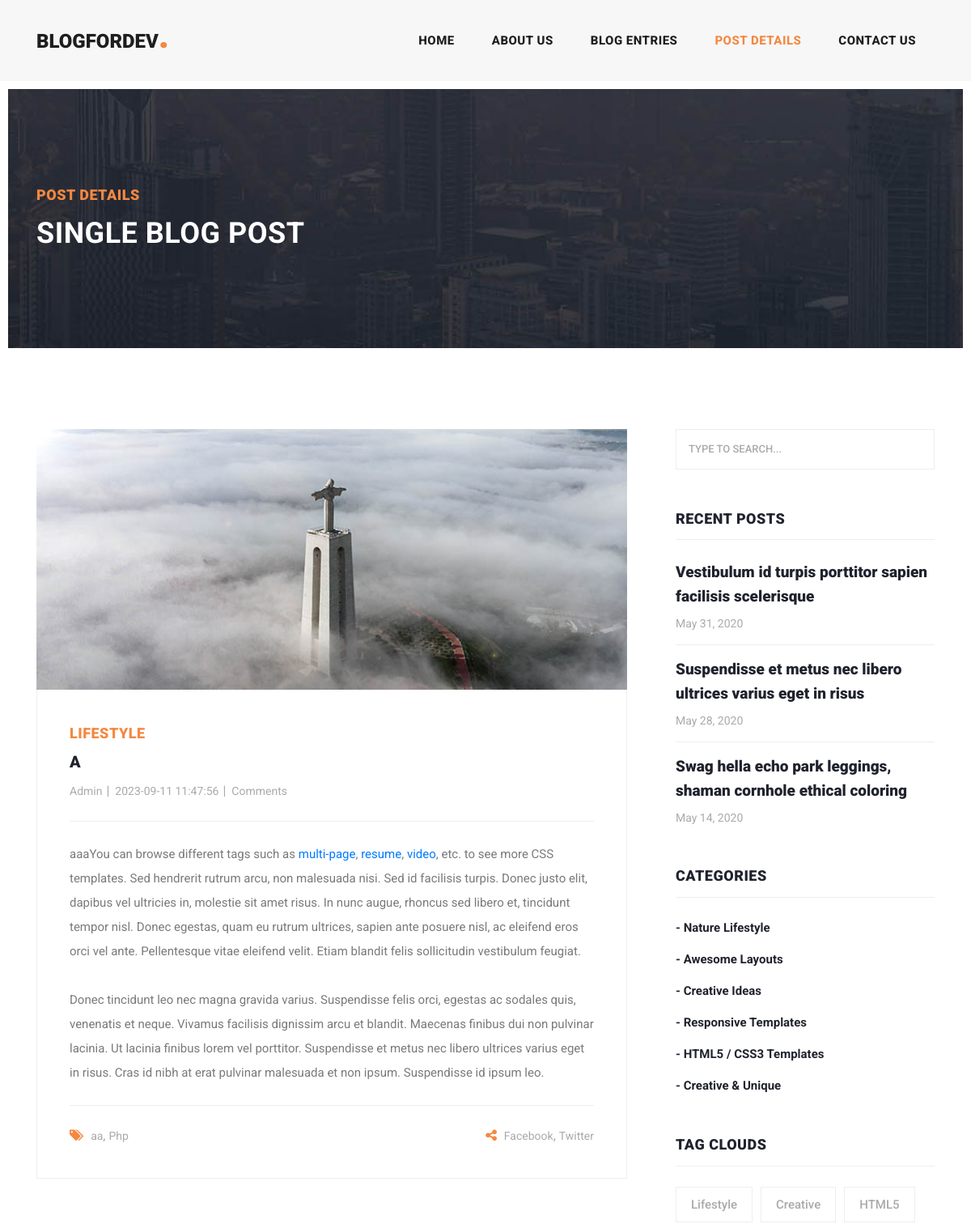
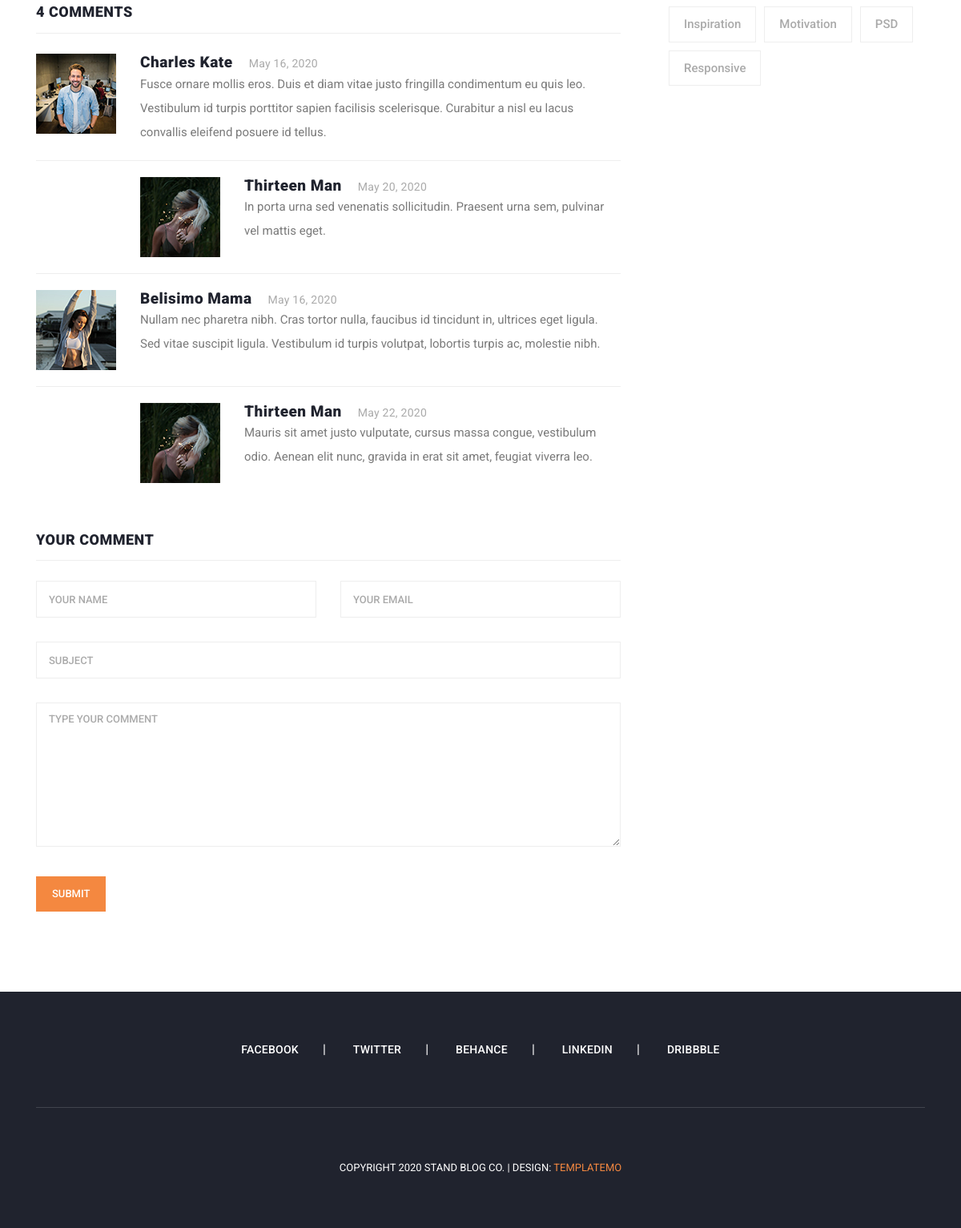
/post_view.php?id=1, run on the app's committed database (2 pictures, top to bottom).
### tables this page shows
CREATE TABLE `posts` (
  `post_id` int(11) NOT NULL,
  `post_title` varchar(255) NOT NULL,
  `post_content` text DEFAULT NULL,
  `post_img` varchar(255) DEFAULT NULL,
  `post_ctg` int(11) DEFAULT NULL,
  `post_author` varchar(255) DEFAULT NULL,
  `post_date` datetime DEFAULT NULL,
  `post_comment_count` int(11) DEFAULT NULL,
  `post_summery` text DEFAULT NULL,
  `post_tag` varchar(255) DEFAULT NULL,
  `post_status` int(11) DEFAULT NULL
);

### post_view.php (the view, shortened to what the rows shown need)
<?php
include("admin/Class/function.php");
$obj = new adminBlog();
if (isset($_GET)) {
    if (isset($_GET['id'])) {
        $id = $_GET["id"];
        $data = $obj->post_view($id);
        $posts = mysqli_fetch_assoc($data);
    }
}
?>
<!DOCTYPE html>
<html lang="en">
<head>
    <link href="vendor/bootstrap/css/bootstrap.min.css" rel="stylesheet">
    <link rel="stylesheet" href="assets/css/fontawesome.css">
    <link rel="stylesheet" href="assets/css/templatemo-stand-blog.css">
    <link rel="stylesheet" href="assets/css/owl.css">
</head>
<body>
    <header class="">
        <nav class="navbar navbar-expand-lg">
            <div class="container">
                <a class="navbar-brand" href="index.html">
                    <h2>BlogforDEV<em>.</em></h2>
                </a>
            </div>
        </nav>
    </header>
    <div class="heading-page header-text">
        <section class="page-heading">
            <div class="container">
                <div class="row">
                    <div class="col-lg-12">
                        <div class="text-content">
                            <h2>Single blog post</h2>
                        </div>
                    </div>
                </div>
            </div>
        </section>
    </div>
    <section class="blog-posts grid-system">
        <div class="container">
            <div class="row">
                <div class="col-lg-8">
                    <div class="all-blog-posts">
                        <div class="row">
                            <div class="col-lg-12">
                                <div class="blog-post">
                                    <div class="down-content">
                                        <span>Lifestyle</span>
                                        <a href="post-details.html">
                                            <h4><?= $posts['post_title']  ?></h4>
                                        </a>
                                        <ul class="post-info">
                                            <li><a href="#">Admin</a></li>
                                            <li><a href="#"><?= $posts['post_date']  ?></a></li>
                                            <li><a href="#"><?= $posts['post_comment_count']  ?> Comments</a></li>
                                        </ul>
                                        <p><?= $posts['post_content']  ?>You can browse different tags such as <a rel="nofollow" href="https://templatemo.com/tag/multi-page" target="_parent">multi-page</a>, <a rel="nofollow" href="https://templatemo.com/tag/resume" target="_parent">resume</a>, <a rel="nofollow" href="https://templatemo.com/tag/video" target="_parent">video</a>, etc. to see more CSS templates. Sed hendrerit rutrum arcu, non malesuada nisi. Sed id facilisis turpis. Donec justo elit, dapibus vel ultricies in, molestie sit amet risus. In nunc augue, rhoncus sed libero et, tincidunt tempor nisl. Donec egestas, quam eu rutrum ultrices, sapien ante posuere nisl, ac eleifend eros orci vel ante. Pellentesque vitae eleifend velit. Etiam blandit felis sollicitudin vestibulum feugiat.
                                            <br><br>Donec tincidunt leo nec magna gravida varius. Suspendisse felis orci, egestas ac sodales quis, venenatis et neque. Vivamus facilisis dignissim arcu et blandit. Maecenas finibus dui non pulvinar lacinia. Ut lacinia finibus lorem vel porttitor. Suspendisse et metus nec libero ultrices varius eget in risus. Cras id nibh at erat pulvinar malesuada et non ipsum. Suspendisse id ipsum leo.
                                        </p>
                                        <div class="post-options">
                                            <div class="row">
                                                <div class="col-6">
                                                    <ul class="post-tags">
                                                        <li><a href="#"><?= $posts['post_tag']  ?></a>,</li>
                                                    </ul>
                                                </div>
                                            </div>
                                        </div>
                                    </div>
                                </div>
                            </div>
                            <div class="col-lg-12">
                                <div class="sidebar-item comments">
                                    <div class="sidebar-heading">
                                        <h2>4 comments</h2>
                                    </div>
                                </div>
                            </div>
                            <div class="col-lg-12">
                                <div class="sidebar-item submit-comment">
                                    <div class="sidebar-heading">
                                        <h2>Your comment</h2>
                                    </div>
                                </div>
                            </div>
                        </div>
                    </div>
                </div>
                <div class="col-lg-4">
                    <div class="sidebar">
                        <div class="row">
                            <div class="col-lg-12">
                                <div class="sidebar-item recent-posts">
                                    <div class="sidebar-heading">
                                        <h2>Recent Posts</h2>
                                    </div>
                                </div>
                            </div>
                            <div class="col-lg-12">
                                <div class="sidebar-item categories">
                                    <div class="sidebar-heading">
                                        <h2>Categories</h2>
                                    </div>
                                </div>
                            </div>
                            <div class="col-lg-12">
                                <div class="sidebar-item tags">
                                    <div class="sidebar-heading">
                                        <h2>Tag Clouds</h2>
                                    </div>
                                </div>
                            </div>
                        </div>
                    </div>
                </div>
            </div>
        </div>
    </section>
</body>
</html>

### data on the page
posts: post_title "A", post_date "2023-09-11 11:47:56", post_content "aaa", post_tag "aa"
